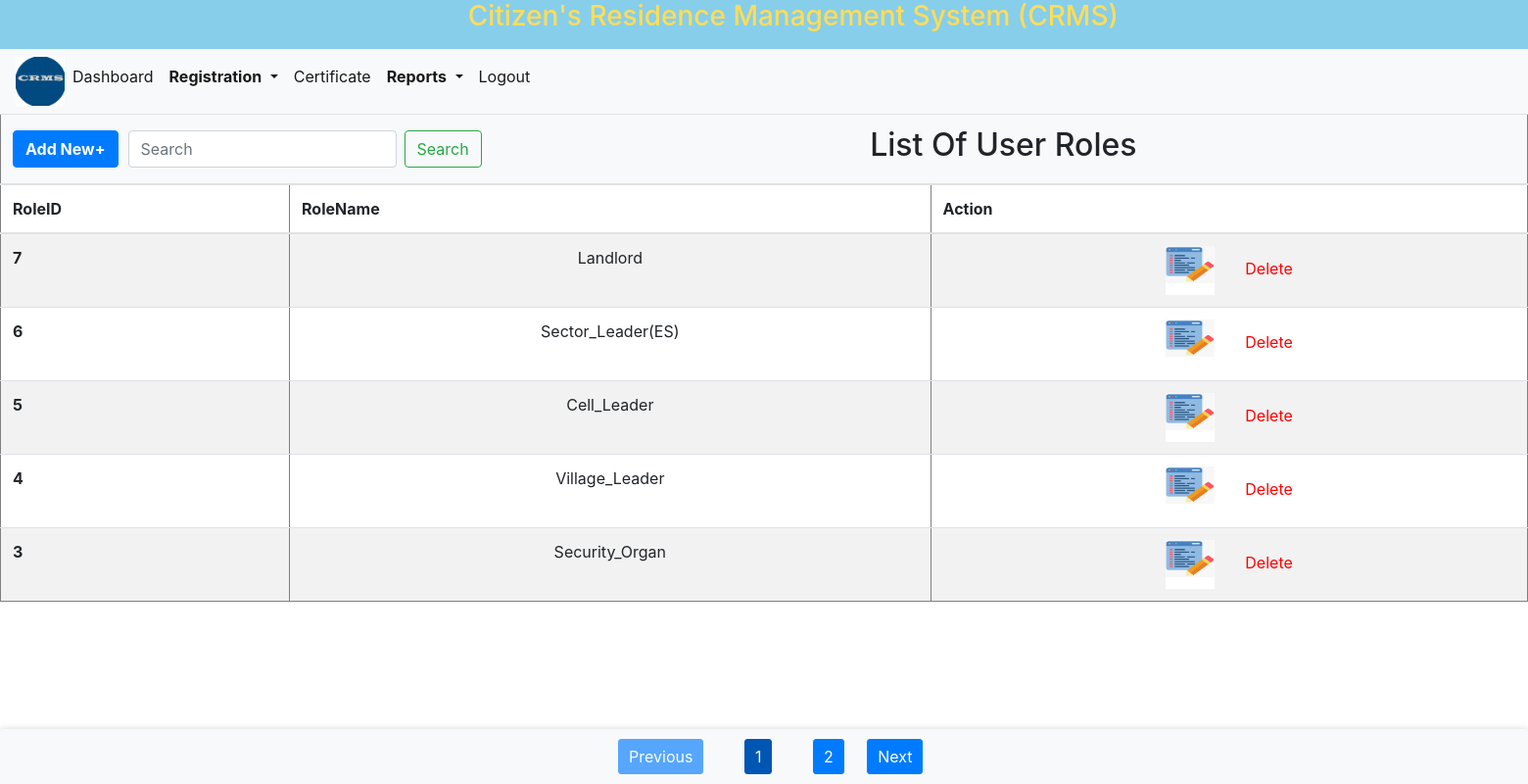
/Role.php (signed in), run on an earlier commit of the app's database.
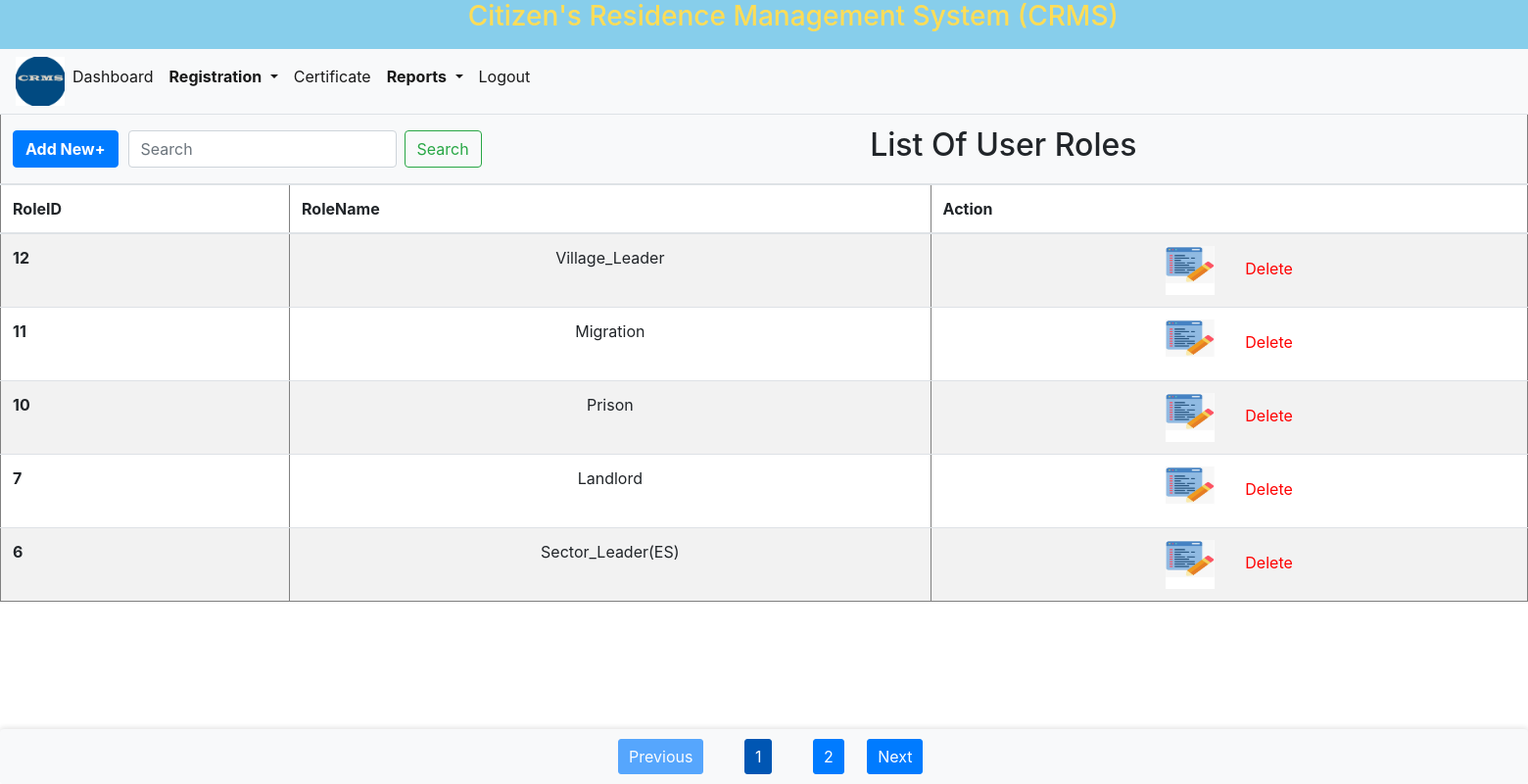
And on a later commit of the database.
### tables this page shows
CREATE TABLE `roles` (
  `RoleID` int NOT NULL AUTO_INCREMENT,
  `RoleName` varchar(20) DEFAULT NULL,
  PRIMARY KEY (`RoleID`)
);

### Role.php (the view, shortened to what this page needs)
<!DOCTYPE html>
<html lang="en">
<head>
    <link rel="stylesheet" href="bootstrap/bootstrap.css">
    <link rel="stylesheet" href="css/style.css">
</head>
<body>
<?php include 'header.php'; ?>
    <?php
    $conn = new mysqli('localhost', 'super', '', 'crms');
    $records_per_page = 5;
    $page = isset($_GET['page']) ? (int)$_GET['page'] : 1;
    $offset = ($page - 1) * $records_per_page;
    $search_query = isset($_GET['search']) ? $conn->real_escape_string($_GET['search']) : '';
    $sql = "SELECT RoleID, RoleName
            FROM roles
            WHERE CONCAT_WS(' ', RoleName) LIKE ?
            ORDER BY RoleID DESC
            LIMIT ? OFFSET ?";
    $stmt = $conn->prepare($sql);
    $search_param = "%$search_query%";
    $stmt->bind_param("sii", $search_param, $records_per_page, $offset);
    $stmt->execute();
    $result = $stmt->get_result();
    $total_sql = "SELECT COUNT(*) as total FROM roles WHERE CONCAT_WS(' ', RoleName) LIKE ?";
    $total_stmt = $conn->prepare($total_sql);
    $total_stmt->bind_param("s", $search_param);
    $total_stmt->execute();
    $total_result = $total_stmt->get_result();
    $total_row = $total_result->fetch_assoc();
    $total_records = $total_row['total'];
    $total_pages = ceil($total_records / $records_per_page);
    if ($result->num_rows > 0) {
        echo "<div style='overflow-x: auto;'>";
        echo "<table border='1' class='table table-striped' style='min-width: 100%;'>";
        echo "<thead>";
        echo "<tr>
                <th colspan='16' style='text-align: left; background-color: #f8f9fa;'>
                    <div style='display: flex; align-items: center;'>
                        <div style='margin-right: 10px;'>
                            <a class='small' href='addUserrole.php'>
                                <button class='btn btn-primary'><b>Add New+</b></button>
                            </a>
                        </div>
                        <div style='margin-right: 10px;'>
                            <form class='form-inline my-2 my-lg-0' method='GET' action=''>
                                <input class='form-control mr-sm-2' type='search' name='search' placeholder='Search' aria-label='Search' value='" . htmlspecialchars($search_query) . "'>
                                <button class='btn btn-outline-success my-2 my-sm-0' type='submit'>Search</button>
                            </form>
                        </div>
                        <div style='flex: 1; text-align: center; font-size: 24px;'>
                            <h2 class='text-center'>List Of User Roles</h2>
                        </div>
                    </div>
                </th>
              </tr>";
        echo "<tr>
                <th align='Center' scope='col'>RoleID</th>
                <th align='Center' scope='col'>RoleName</th>
                <th align='Center' scope='col'>Action</th>
              </tr>";
        echo "</thead>";
        echo "<tbody>";
        while ($row = $result->fetch_assoc()) {
            echo "<tr>
                    <th align='Center'>" . htmlspecialchars($row["RoleID"]) . "</th>
                    <td align='Center'>" . htmlspecialchars($row["RoleName"]) . "</td>
                    <td align='Center'><a href='updateUserRole.php?roleid=" . htmlspecialchars($row["RoleID"]) . "' style='color: red;'><img src='images/edit.jpg' width='50px' height='50px'></a>
                    &nbsp&nbsp&nbsp&nbsp&nbsp&nbsp<a href='deleteRole.php?roleid=" . htmlspecialchars($row["RoleID"]) . "' style='color: red;'>Delete</a></td>
                  </tr>";
        }
        echo "</tbody>";
        echo "</table>";
        echo "</div>";
        echo "<div class='pagination'>";
        if ($page > 1) {
            echo "<a href='?page=" . ($page - 1) . "&search=" . urlencode($search_query) . "' class='btn btn-primary' style='background-color: #007bff; border-color: #007bff;'>Previous</a>";
        } else {
            echo "<span class='btn btn-primary disabled'>Previous</span>";
        }
        for ($i = 1; $i <= $total_pages; $i++) {
            if ($i == $page) {
                echo "<span class='current'>$i</span>";
            } else {
                echo "<a href='?page=$i&search=" . urlencode($search_query) . "'>$i</a>";
            }
        }
        if ($page < $total_pages) {
            echo "<a href='?page=" . ($page + 1) . "&search=" . urlencode($search_query) . "' class='btn btn-primary' style='background-color: #007bff; border-color: #007bff;'>Next</a>";
        } else {
            echo " &nbsp  &nbsp ";
            echo "<span class='btn btn-primary disabled'>Next</span>";
        }
        echo "</div>";
    }
    ?>
</body>
</html>

What changed in the data, as far as the page shows it:
no longer on this page (row unchanged): roles: RoleID "5", RoleName "Cell_Leader"
no longer on this page (row unchanged): roles: RoleID "4", RoleName "Village_Leader"
no longer on this page (row unchanged): roles: RoleID "3", RoleName "Security_Organ"
added roles: RoleID "12", RoleName "Village_Leader"
added roles: RoleID "11", RoleName "Migration"
added roles: RoleID "10", RoleName "Prison"
